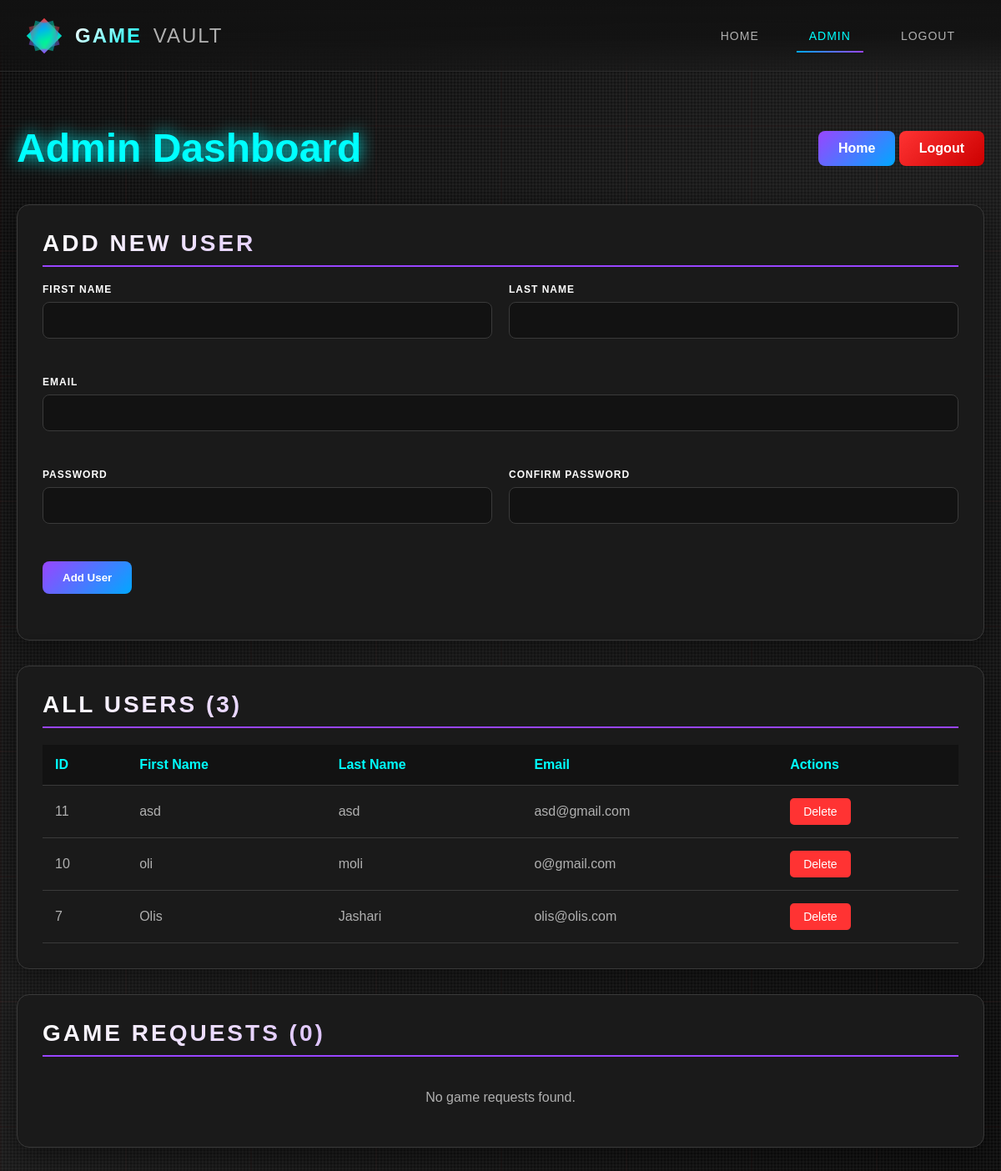
The page /admin_dashboard.php (signed in) on the database as committed earlier.
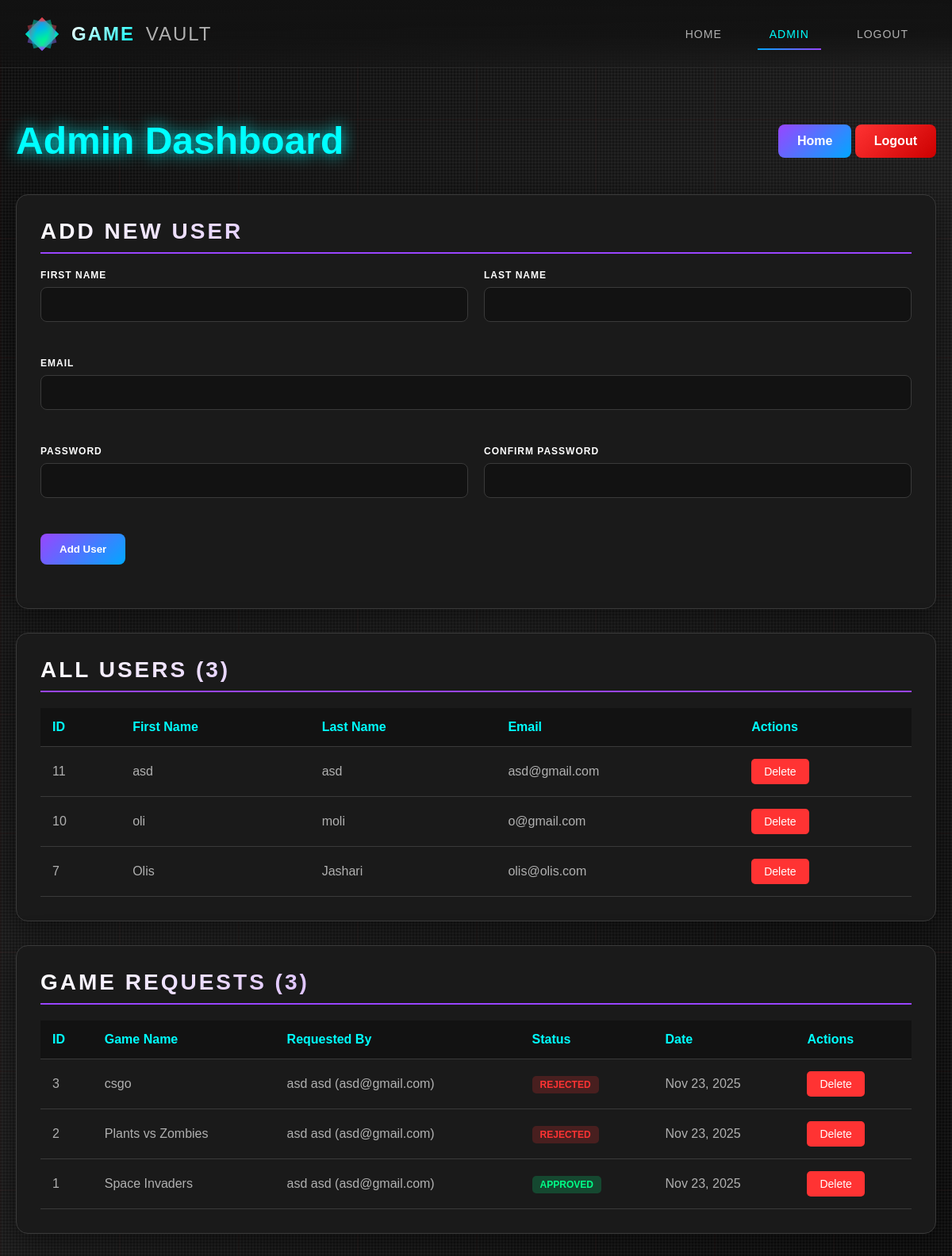
The same page on the database as committed later.
### tables this page shows
CREATE TABLE `users` (
  `user_id` int(11) NOT NULL,
  `firstname` varchar(50) NOT NULL,
  `lastname` varchar(25) NOT NULL,
  `email` varchar(50) NOT NULL,
  `password` varchar(255) NOT NULL
);

CREATE TABLE `game_requests` (
  `request_id` int(11) NOT NULL,
  `user_id` int(11) NOT NULL,
  `game_name` varchar(100) NOT NULL,
  `status` varchar(20) NOT NULL DEFAULT 'pending',
  `created_at` timestamp NOT NULL DEFAULT current_timestamp()
);

### admin_dashboard.php (the view, shortened to what this page needs)
<?php
require('config.php');
$users = [];
$query = "SELECT user_id, firstname, lastname, email FROM users ORDER BY user_id DESC";
$result = mysqli_query($con, $query);
if ($result) {
    while ($row = mysqli_fetch_assoc($result)) {
        $users[] = $row;
    }
}
$game_requests = [];
$requests_query = "SELECT gr.request_id, gr.game_name, gr.status, gr.created_at, u.firstname, u.lastname, u.email
                   FROM game_requests gr
                   LEFT JOIN users u ON gr.user_id = u.user_id
                   ORDER BY gr.created_at DESC";
$requests_result = mysqli_query($con, $requests_query);
if ($requests_result) {
    while ($row = mysqli_fetch_assoc($requests_result)) {
        $game_requests[] = $row;
    }
}
?>
<!DOCTYPE html>
<html lang="en">
<head>
    <link rel="stylesheet" href="style.css">
</head>
<body>
    <header class="header" id="header">
        <nav class="nav-container">
            <a href="index.php" class="logo">
                <div class="logo-icon">
                    <div class="logo-prism">
                        <div class="prism-shape"></div>
                    </div>
                </div>
                <span class="logo-text">
                    <span class="prism">Game</span>
                    <span class="flux">Vault</span>
                </span>
            </a>
            <ul class="nav-menu" id="navMenu">
                <li><a href="index.php" class="nav-link">Home</a></li>
                <li><a href="admin_dashboard.php" class="nav-link active">Admin</a></li>
                <li><a href="admin_logout.php" class="nav-link">Logout</a></li>
            </ul>
        </nav>
    </header>
    <div class="admin-wrapper">
        <div class="admin-header">
            <h1 class="admin-title">Admin Dashboard</h1>
            <div>
                <a href="index.php" class="admin-btn">Home</a>
                <a href="admin_logout.php" class="admin-btn admin-btn-danger">Logout</a>
            </div>
        </div>
        <div class="admin-section">
            <h2 class="section-title">Add New User</h2>
            <form method="POST" action="">
                <div class="form-grid">
                    <div class="form-group">
                        <label for="firstname">First Name</label>
                        <input type="text" id="firstname" name="firstname" required>
                    </div>
                    <div class="form-group">
                        <label for="lastname">Last Name</label>
                        <input type="text" id="lastname" name="lastname" required>
                    </div>
                    <div class="form-group form-group-full">
                        <label for="email">Email</label>
                        <input type="email" id="email" name="email" required>
                    </div>
                    <div class="form-group">
                        <label for="password">Password</label>
                        <input type="password" id="password" name="password" required>
                    </div>
                    <div class="form-group">
                        <label for="confirm_password">Confirm Password</label>
                        <input type="password" id="confirm_password" name="confirm_password" required>
                    </div>
                    <div class="form-group form-group-full">
                        <button type="submit" class="admin-btn">Add User</button>
                    </div>
                </div>
            </form>
        </div>
        <div class="admin-section">
            <h2 class="section-title">All Users (<?php echo count($users); ?>)</h2>
            <?php if (count($users) > 0): ?>
            <table class="users-table">
                <thead>
                    <tr>
                        <th>ID</th>
                        <th>First Name</th>
                        <th>Last Name</th>
                        <th>Email</th>
                        <th>Actions</th>
                    </tr>
                </thead>
                <tbody>
                    <?php foreach ($users as $user): ?>
                    <tr>
                        <td><?php echo htmlspecialchars($user['user_id']); ?></td>
                        <td><?php echo htmlspecialchars($user['firstname']); ?></td>
                        <td><?php echo htmlspecialchars($user['lastname']); ?></td>
                        <td><?php echo htmlspecialchars($user['email']); ?></td>
                        <td>
                            <a href="?delete=<?php echo $user['user_id']; ?>"
                               class="delete-btn"
                               onclick="return confirm('Delete this user?');">Delete</a>
                        </td>
                    </tr>
                    <?php endforeach; ?>
                </tbody>
            </table>
            <?php else: ?>
            <p style="color: var(--text-secondary); text-align: center; padding: 20px;">No users found.</p>
            <?php endif; ?>
        </div>
        <div class="admin-section">
            <h2 class="section-title">Game Requests (<?php echo count($game_requests); ?>)</h2>
            <?php if (count($game_requests) > 0): ?>
            <table class="users-table">
                <thead>
                    <tr>
                        <th>ID</th>
                        <th>Game Name</th>
                        <th>Requested By</th>
                        <th>Status</th>
                        <th>Date</th>
                        <th>Actions</th>
                    </tr>
                </thead>
                <tbody>
                    <?php foreach ($game_requests as $request): ?>
                    <tr>
                        <td><?php echo htmlspecialchars($request['request_id']); ?></td>
                        <td><?php echo htmlspecialchars($request['game_name']); ?></td>
                        <td><?php echo htmlspecialchars(($request['firstname'] ?? 'Unknown') . ' ' . ($request['lastname'] ?? '') . ' (' . ($request['email'] ?? 'N/A') . ')'); ?></td>
                        <td>
                            <span style="padding: 4px 10px; border-radius: 5px; font-size: 12px; font-weight: bold;
                                <?php
                                if ($request['status'] == 'approved') {
                                    echo 'background: rgba(0, 255, 136, 0.2); color: var(--accent-green);';
                                } elseif ($request['status'] == 'rejected') {
                                    echo 'background: rgba(255, 51, 51, 0.2); color: var(--accent-red);';
                                } else {
                                    echo 'background: rgba(255, 255, 255, 0.1); color: var(--text-secondary);';
                                }
                                ?>">
                                <?php echo strtoupper(htmlspecialchars($request['status'])); ?>
                            </span>
                        </td>
                        <td><?php echo date('M d, Y', strtotime($request['created_at'])); ?></td>
                        <td>
                            <div style="display: flex; gap: 8px; flex-wrap: wrap;">
                                <a href="?delete_request=<?php echo $request['request_id']; ?>"
                                   class="delete-btn"
                                   onclick="return confirm('Delete this request?');">Delete</a>
                            </div>
                        </td>
                    </tr>
                    <?php endforeach; ?>
                </tbody>
            </table>
            <?php else: ?>
            <p style="color: var(--text-secondary); text-align: center; padding: 20px;">No game requests found.</p>
            <?php endif; ?>
        </div>
    </div>
</body>
</html>

### style.css (style rules this page uses)
* { margin: 0; padding: 0; box-sizing: border-box; }
:root { --primary-black: #0a0a0a; --carbon-dark: #121212; --carbon-medium: #1a1a1a; --carbon-light: #2a2a2a; --metal-dark: #3a3a3a; --metal-light: #4a4a4a; --accent-red: #ff3333; --accent-blue: #00a8ff; --accent-green: #00ff88; --accent-purple: #9945ff; --accent-cyan: #00ffff; --text-primary: #ffffff; --text-secondary: #b0b0b0; --text-dim: #808080; }
html { scroll-behavior: smooth; }
body { font-family: 'Orbitron', 'Rajdhani', sans-serif; background: var(--primary-black); color: var(--text-primary); overflow-x: hidden; position: relative; }
body::before { content: ''; position: fixed; top: 0; left: 0; width: 100%; height: 100%; background: repeating-linear-gradient(0deg, transparent, transparent 2px, rgba(255, 255, 255, 0.03) 2px, rgba(255, 255, 255, 0.03) 4px), repeating-linear-gradient(90deg, transparent, transparent 2px, rgba(255, 255, 255, 0.03) 2px, rgba(255, 255, 255, 0.03) 4px), linear-gradient(135deg, var(--primary-black) 0%, var(--carbon-dark) 25%, var(--carbon-medium) 50%, var(--carbon-dark) 75%, var(--primary-black) 100%); z-index: -2; }
body::after { content: ''; position: fixed; top: 0; left: 0; width: 100%; height: 100%; background-image: linear-gradient(rgba(255, 51, 51, 0.05) 2px, transparent 2px), linear-gradient(90deg, rgba(255, 51, 51, 0.05) 2px, transparent 2px); background-size: 150px 150px; animation: gridMove 20s linear infinite; z-index: -1; opacity: 0.5; }
.header { position: fixed; top: 0; width: 100%; background: linear-gradient(180deg, rgba(18, 18, 18, 0.98) 0%, rgba(18, 18, 18, 0.9) 50%, rgba(18, 18, 18, 0) 100%); backdrop-filter: blur(20px); border-bottom: 1px solid rgba(255, 255, 255, 0.1); z-index: 1000; transition: all 0.3s ease; }
.nav-container { max-width: 1400px; margin: 0 auto; display: flex; justify-content: space-between; align-items: center; padding: 20px 30px; }
.logo { display: flex; align-items: center; text-decoration: none; position: relative; }
.logo-icon { width: 45px; height: 45px; margin-right: 15px; position: relative; }
.logo-prism { width: 100%; height: 100%; position: relative; display: flex; align-items: center; justify-content: center; }
.prism-shape { width: 30px; height: 30px; position: relative; transform: rotate(45deg); background: linear-gradient(135deg, var(--accent-red) 0%, var(--accent-blue) 33%, var(--accent-green) 66%, var(--accent-purple) 100%); animation: prismShine 3s ease-in-out infinite; }
.prism-shape::before, .prism-shape::after { content: ''; position: absolute; width: 100%; height: 100%; background: inherit; opacity: 0.5; }
.prism-shape::before { transform: rotate(60deg); }
.prism-shape::after { transform: rotate(-60deg); }
.logo-text { font-size: 24px; font-weight: 900; letter-spacing: 2px; text-transform: uppercase; }
.logo-text .prism { background: linear-gradient(135deg, var(--text-primary), var(--accent-cyan)); -webkit-background-clip: text; -webkit-text-fill-color: transparent; background-clip: text; }
.logo-text .flux { color: var(--text-secondary); font-weight: 300; margin-left: 5px; }
.nav-menu { display: flex; list-style: none; gap: 10px; align-items: center; }
.nav-menu a { color: var(--text-secondary); text-decoration: none; padding: 12px 25px; transition: all 0.3s ease; position: relative; text-transform: uppercase; font-weight: 500; letter-spacing: 1px; font-size: 14px; }
.nav-menu a::before { content: ''; position: absolute; bottom: 0; left: 50%; transform: translateX(-50%); width: 0; height: 2px; background: linear-gradient(90deg, var(--accent-blue), var(--accent-purple)); transition: width 0.3s ease; }
.nav-menu a:hover::before, .nav-menu a.active::before { width: 80%; }
.nav-menu a.active { color: var(--accent-cyan); }
.section-title { font-size: 48px; font-weight: 900; text-transform: uppercase; letter-spacing: 3px; margin-bottom: 20px; background: linear-gradient(135deg, var(--text-primary), var(--accent-purple)); -webkit-background-clip: text; -webkit-text-fill-color: transparent; background-clip: text; }
.form-group { margin-bottom: 25px; }
.form-group label { display: block; color: var(--text-secondary); margin-bottom: 10px; text-transform: uppercase; font-size: 12px; letter-spacing: 1px; }
.form-group input, .form-group textarea { width: 100%; padding: 15px; background: var(--carbon-dark); border: 1px solid var(--metal-dark); border-radius: 8px; color: var(--text-primary); font-size: 14px; transition: all 0.3s ease; }

Rows that differ between the two databases and show on the page:
added game_requests: request_id "3", game_name "csgo", user.email "asd asd (asd@gmail.com)", status "REJECTED", created_at "Nov 23, 2025"
added game_requests: request_id "2", game_name "Plants vs Zombies", user.email "asd asd (asd@gmail.com)", status "REJECTED", created_at "Nov 23, 2025"
added game_requests: request_id "1", game_name "Space Invaders", user.email "asd asd (asd@gmail.com)", status "APPROVED", created_at "Nov 23, 2025"
Other text that changed with them:
count($game_requests): "0" → "3"
text no longer shown: "No game requests found."
text now shown: "ID Game Name Requested By Status Date Actions"
